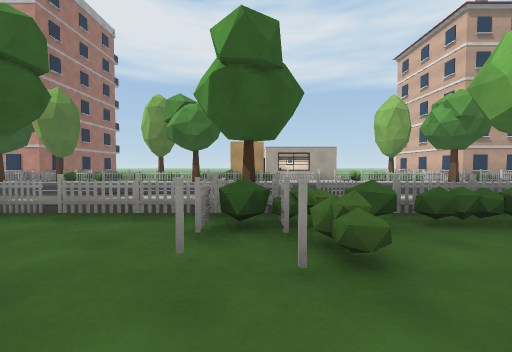
view 1 (above)

24 first-person views from a walk through a Unity game level. The camera is 1.3 m above the floor, tilts 2° down and sees 90° across. The floor is counted in squares, 2 m on a side. Each view is taken from the middle of a square. On the plan, view 1 faces up. The plan holds only what a view shows up to about 9 squares ahead; the rest is blank. The place goes on beyond the plan.

view 2
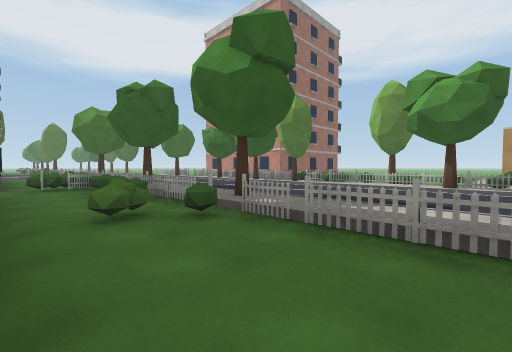

view 3
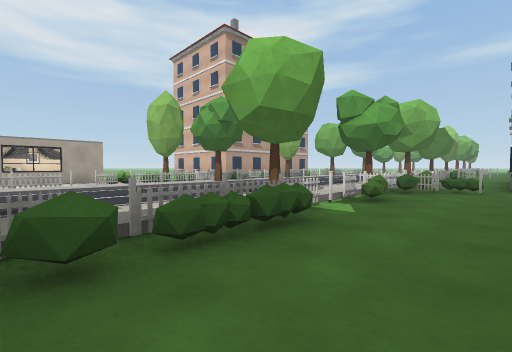

view 4
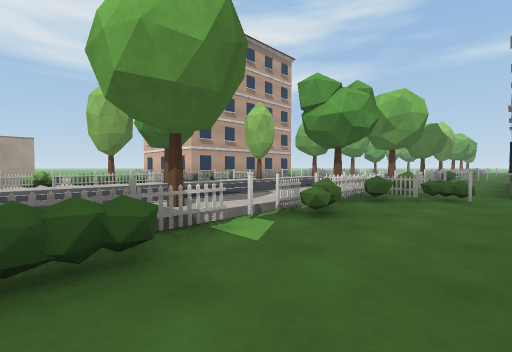

view 5
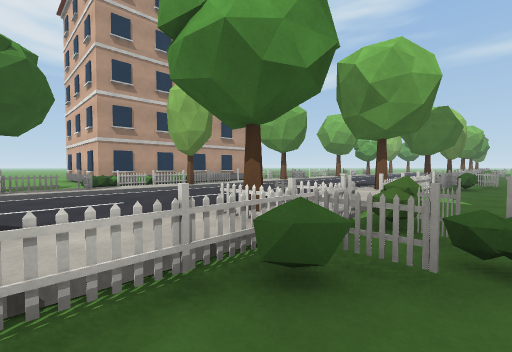

view 6
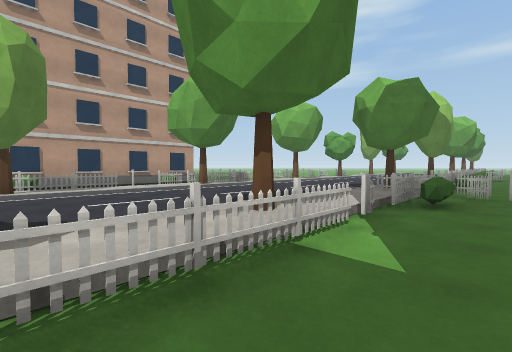

view 7
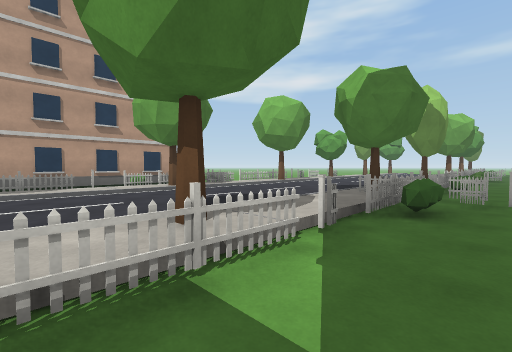

view 8
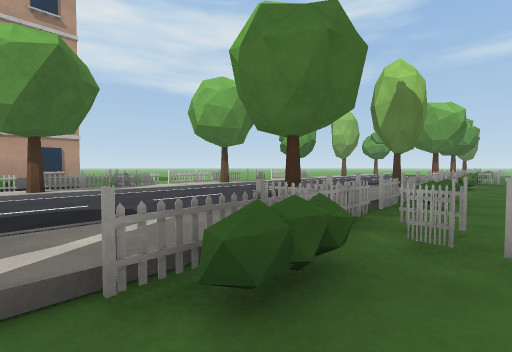

view 9
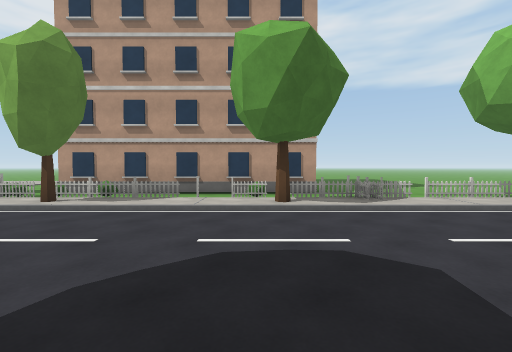

view 10
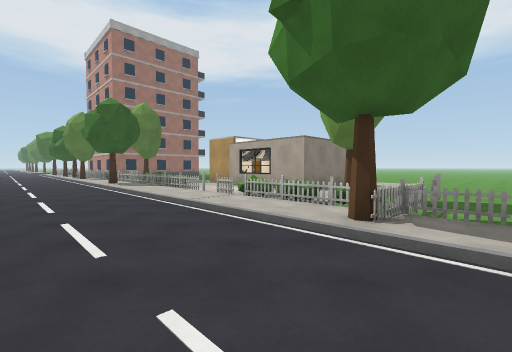

view 11
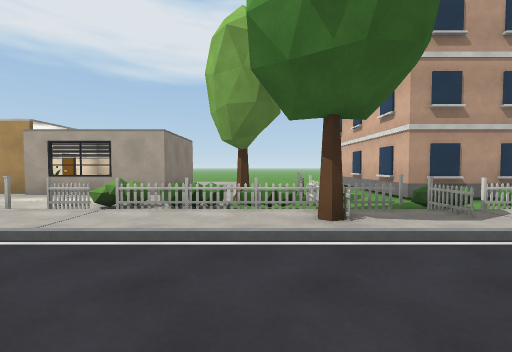

view 12
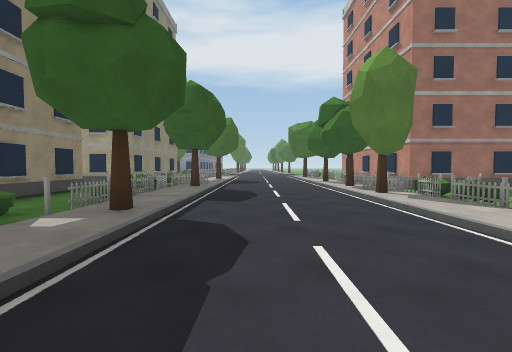

view 13
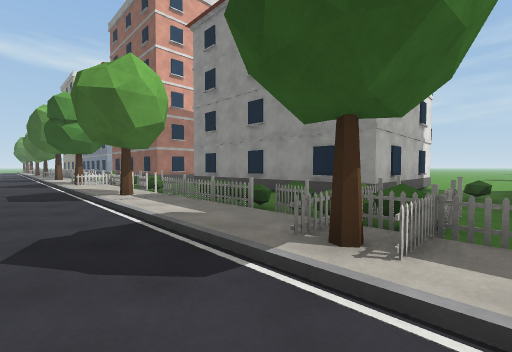

view 14
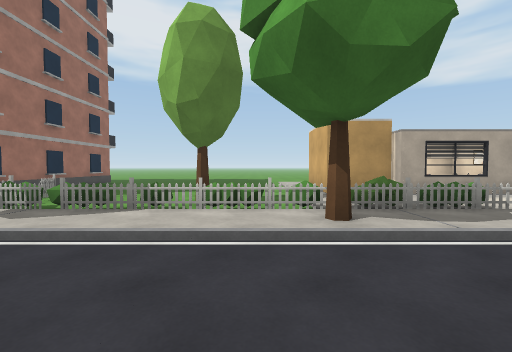

view 15
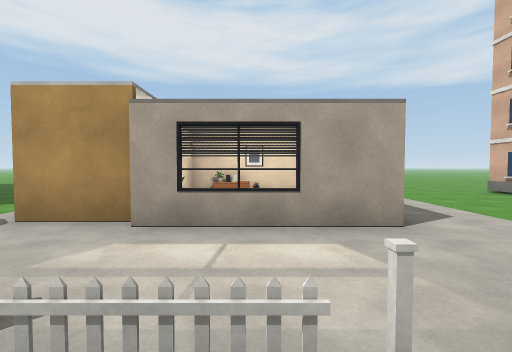

view 16
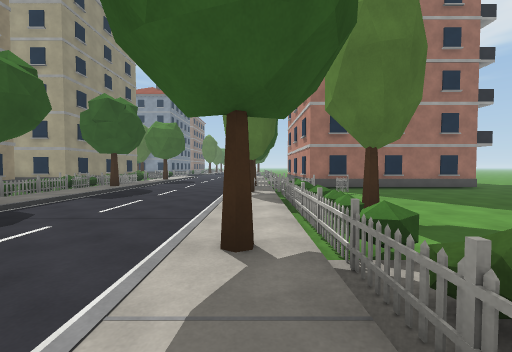

view 17
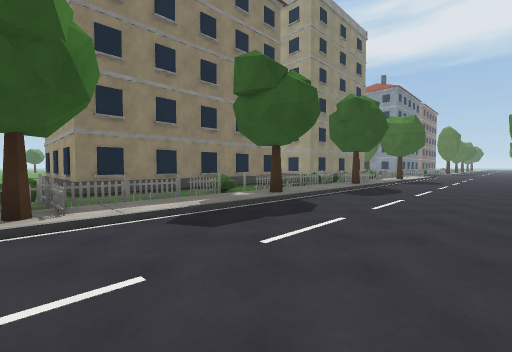

view 18
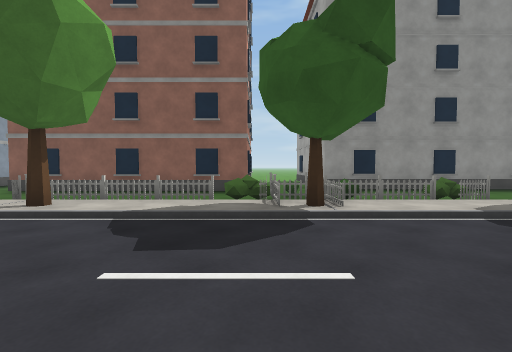

view 19
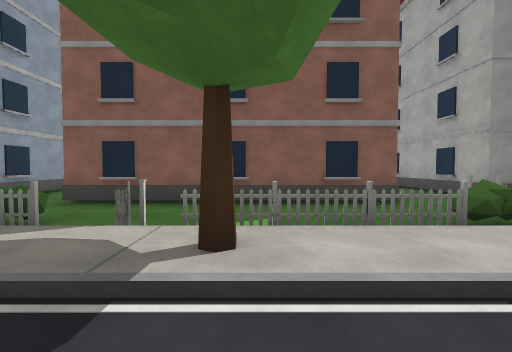

view 20
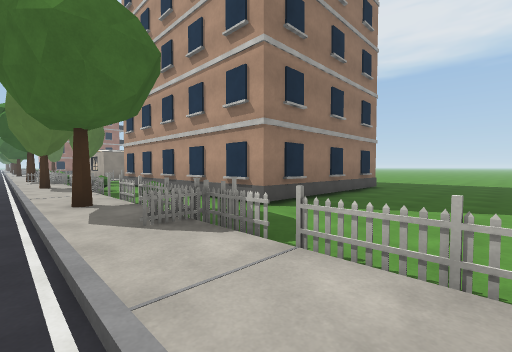

view 21
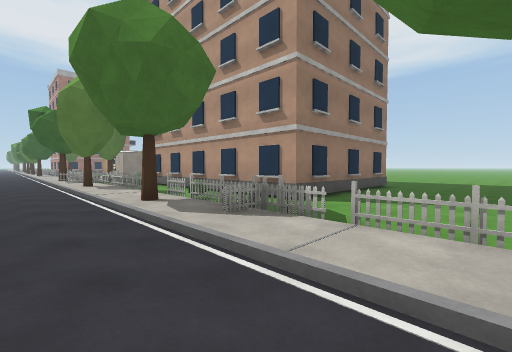

view 22
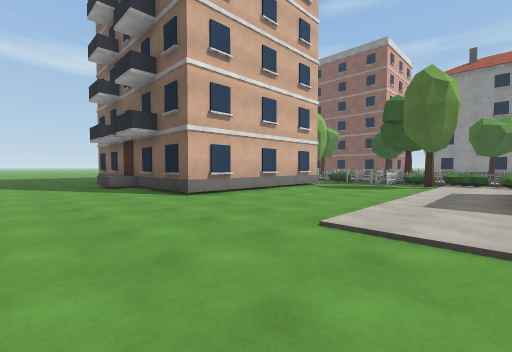

view 23
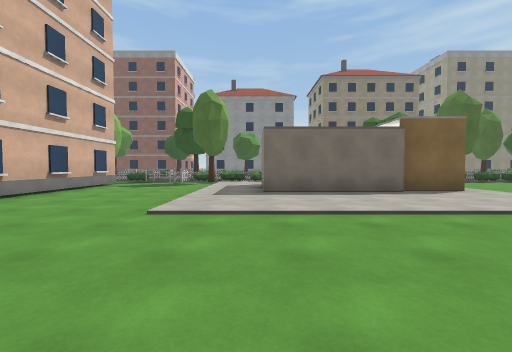

view 24
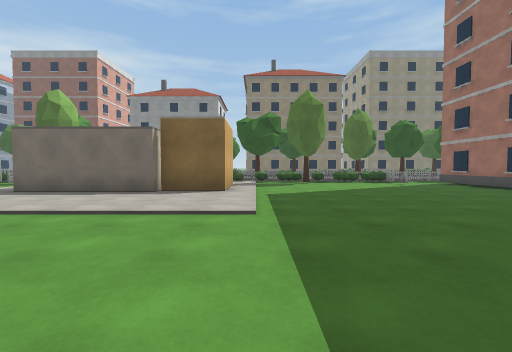

### Floor plan
Key: @ floor where view 1 was taken; # wall or solid block; . main floor; : floor 0.25 m higher than the main floor; / step, stairs or slope; = window, fence, low wall or low ledge; ^ raised ledge; O other object.
Columns run from 10 left of view 1 to 20 right of it. Each row starts with its distance up from view 1.
 21         .     .
 20        ...   .............   ..
 19       ..... ..............  ...
 18      ....................  ....
 17  .. ................^#### ^....
 16  ^.................^       ^...
 15 =..........OOO......=     =....
 14  ^.......#OOOO.....^       ^...
 13 =........#OOOO......=     =....
 12  ^.O.......OOO...O.^=======^...
 11 #.....O.........O..............
 10 OOOOOOOOOOOOOOOOOOOOOOOOOOOOOOO
  9 :O:O::::O::::::::O:O:O::::OO::O
  8 ...............................
  7 ...............................
  6 ...............................
  5 ///////////////////////////////
  4  O::::O::OO::::O:::OO::O:::OO::
  3  OOOOOOOOOOOOOOOOOOOOOOOO.OOOOO
  2  O...OO..OOO.......OO......O ..
  1 =#^^^^^#^............######.
  0          ^@##=##=#^.^      ^.#
 -1          O.#      #.        .#
 -2          ^.#      #          #
 -3         =..#      #
 -4          ^.#

Positions as (right, up) in squares from view 1, and headings:
1: (0, 0), facing up
2: (-1, 1), facing up-left
3: (1, 1), facing up-right
4: (3, 1), facing up-right
5: (7, 2), facing up-right
6: (11, 2), facing up-right
7: (12, 2), facing up-right
8: (15, 2), facing up-right
9: (15, 4), facing up
10: (8, 6), facing up-left
11: (6, 6), facing up
12: (-1, 6), facing left
13: (-1, 6), facing down-right
14: (-3, 6), facing up
15: (2, 9), facing up
16: (0, 9), facing left
17: (0, 8), facing down-left
18: (10, 8), facing down
19: (13, 6), facing down
20: (20, 8), facing up-left
21: (20, 7), facing up-left
22: (4, 20), facing down-right
23: (4, 21), facing down
24: (-2, 21), facing down
